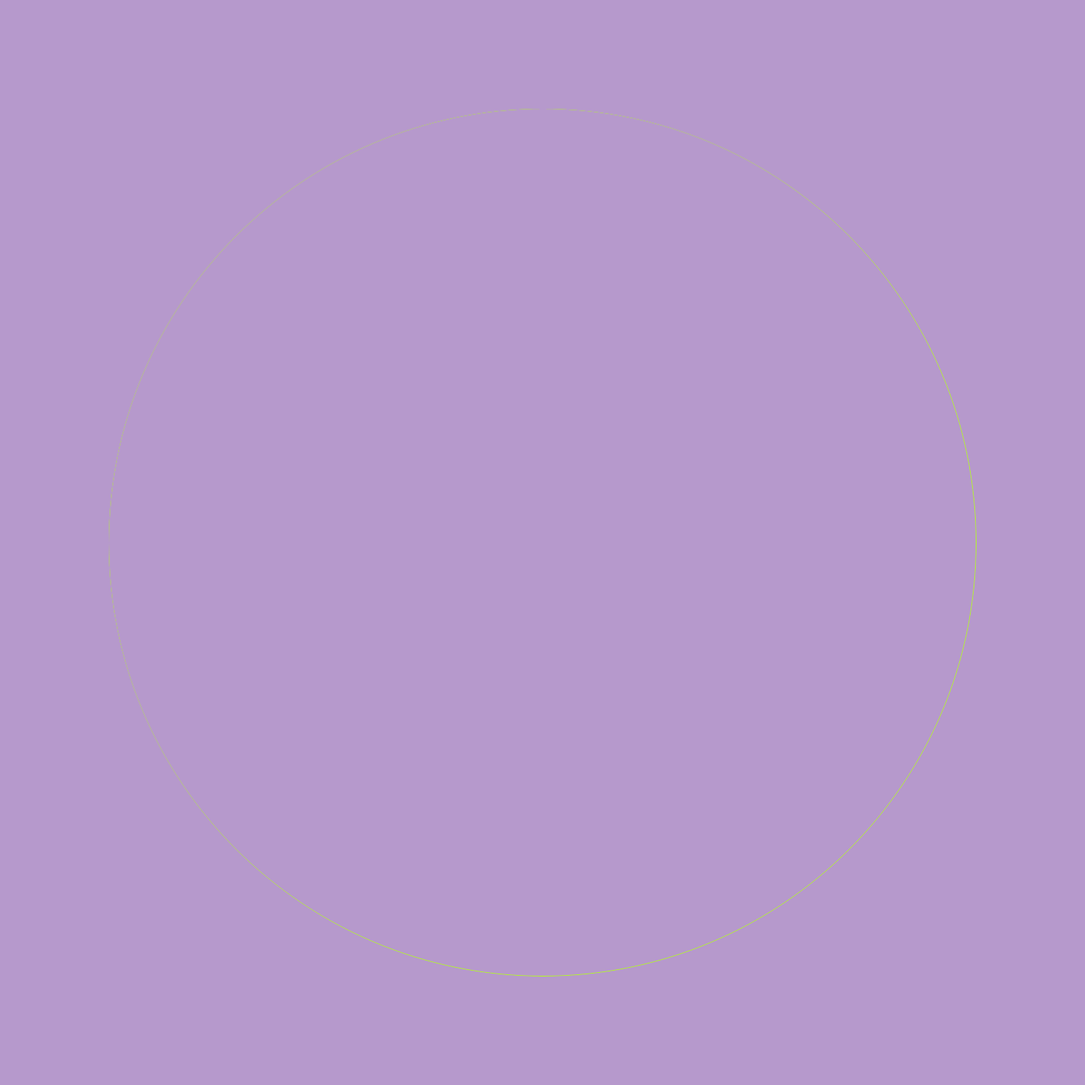
Frame 1 (no input)
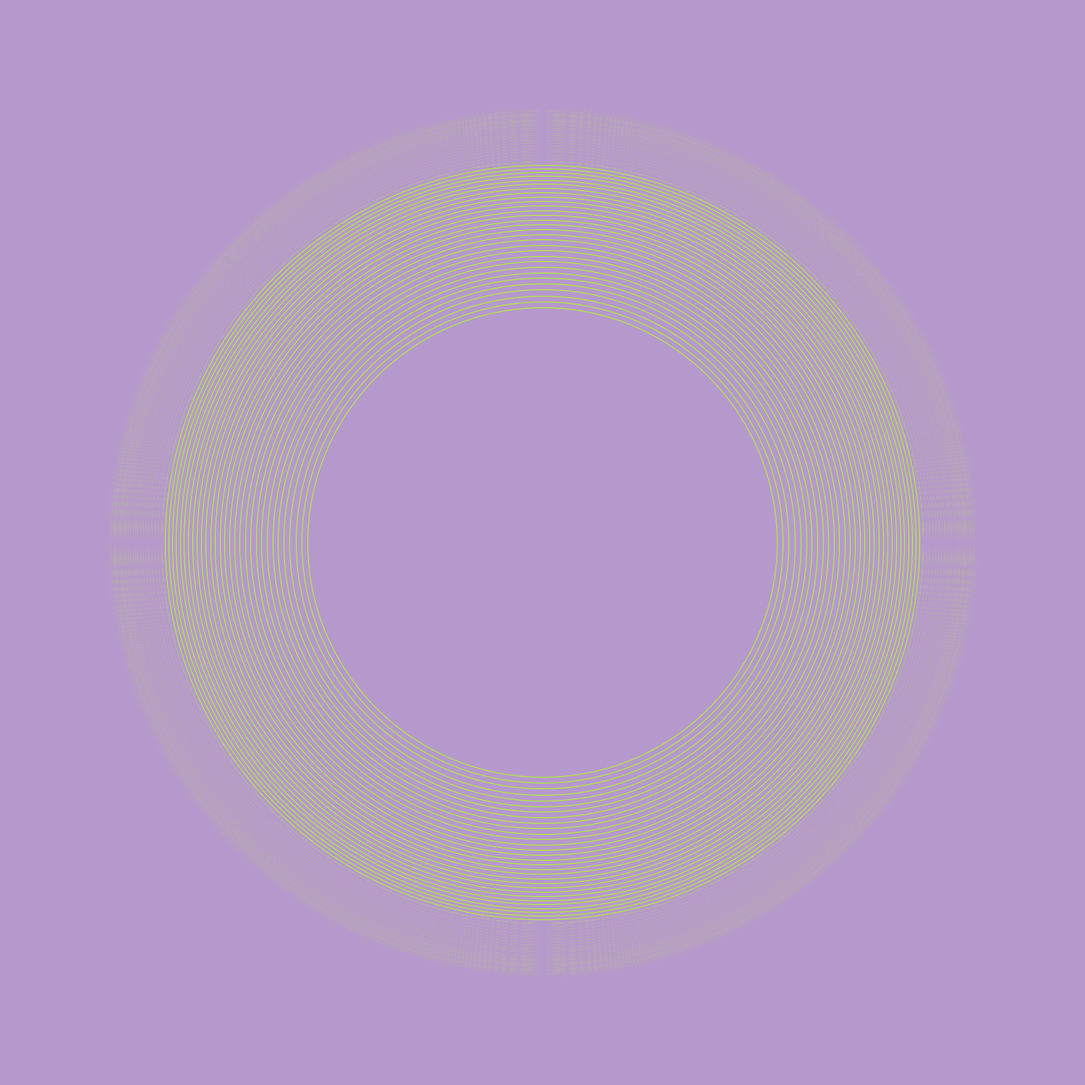
Frame 60 (the mouse pressed at the canvas centre just before this capture)
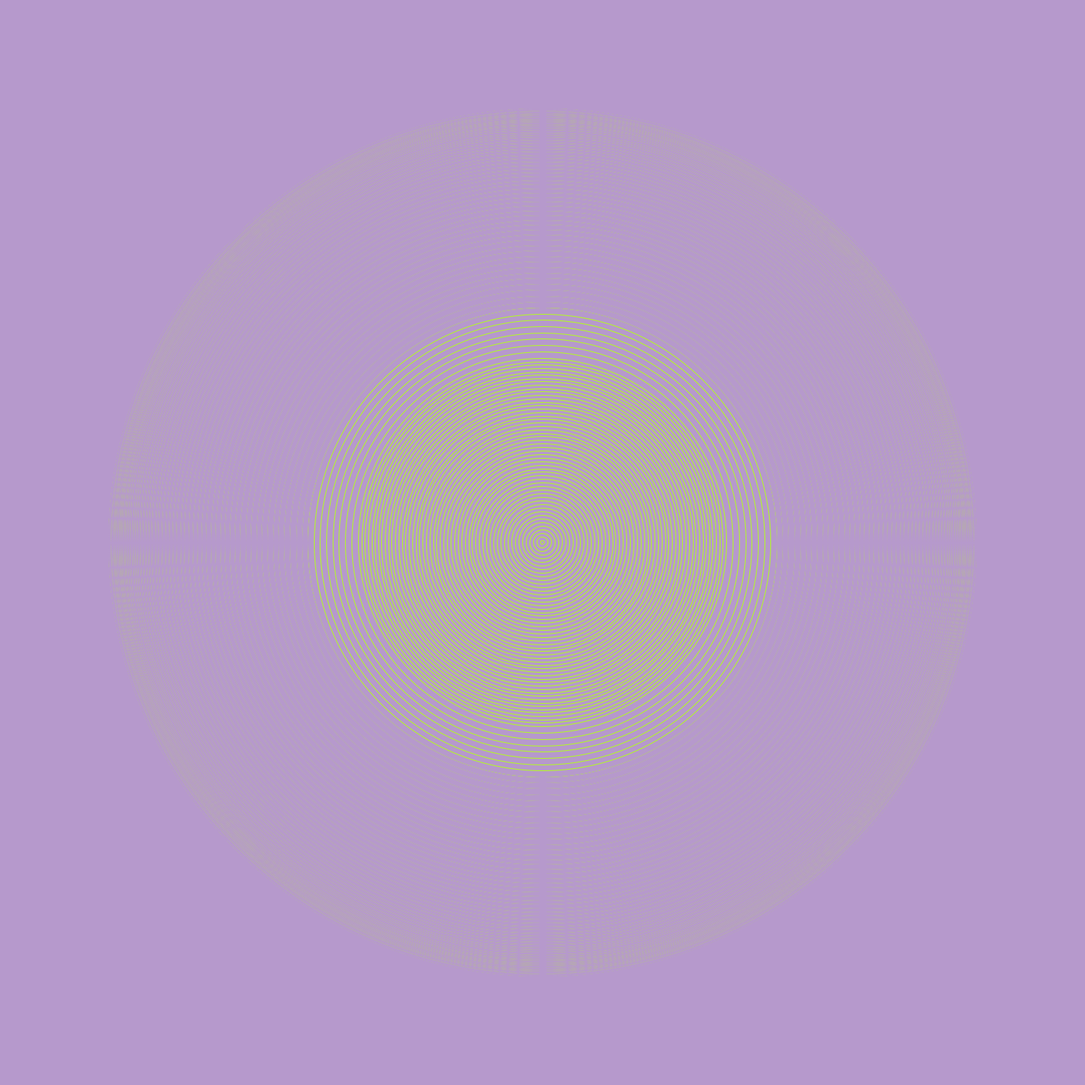
Frame 120 (the mouse held since frame 60 and released just before this capture)

The Processing sketch that drew these frames (run headless with seeded random() and noise(); from frame 60 on, the mouse is pressed at the canvas centre):

// Processing sketch: interference_circle_v6_anim
// ── interference_circle_v6_anim.pde


OscAttr osc1;
String fname;

void setup() {

   colorMode(HSB, 360, 100, 100, 100);
   size(1500,1500);
   fname = String.format("C:/Users/Jason/Documents/Processing Projects/Output/interference_circle_%d%d%d%d%d.tif", year(), month(), day(), hour(), minute(), second());

   osc1 = new OscAttr(width * .8);
      
   background(275,25, 80);
  
}

void draw() {
 // background(335, 95, 50);
  osc1.display();  
}

  void keyPressed() {
     if(key == 's') {
        save(fname);
        println(fname);
     }
  }

// ── OscAttr.pde
class OscAttr {
  
  float amp;  ///max amplitude
  float period; //rotations
  float r;
  
  float loc_x;
  float loc_y;
  
  
  OscAttr(float _amp) {
      
    loc_x = width/2;
    loc_y = height/2;
    amp = _amp;
    period = 60; // every 2 seconds?
  
  }
  
  void display() {
    //r = amp * cos(TWO_PI * period/frameCount);
    //r = amp * cos(TWO_PI * (period*period) / log(frameCount));
    r = amp * cos(frameCount / period);
    
    println(r, frameCount);
    
    noFill();
    stroke(80, 90, 100, 100);
    ellipse(loc_x, loc_y, r, r);
    
    //float r_old = amp * cos(period/(frameCount-1));
    //float r_old = amp * sin((period)/log(sqrt(frameCount)));
    float r_old = amp * cos((frameCount/2) / period);
    noFill();
    stroke(275, 25, 80, 100);
    ellipse(loc_x, loc_y, r_old, r_old);
    
    
  }
  
}
